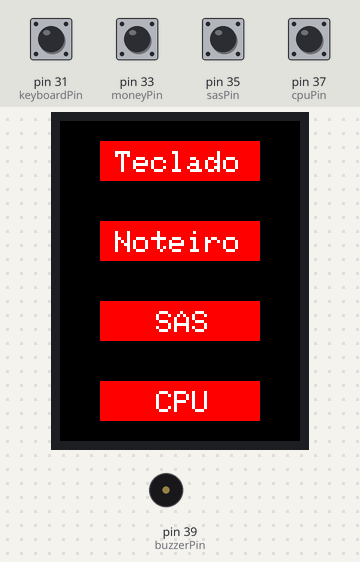
A sketch run on a simulated Arduino Mega 2560, built with avr-gcc and run on an emulated ATmega2560. Shown: 240×320 colour display, buzzer (waves = sounding, pin HIGH). Inputs (shaded band) come from the test bench; at power-on: pin 31 (keyboardPin), pin 33 (moneyPin), pin 35 (sasPin), pin 37 (cpuPin) HIGH. What the sketch prints to the serial monitor is not drawn.

Above: at 9.0 s.
9.1 s: pin 31 (keyboardPin) pulled LOW for 0.15 s
At 9.21 s:
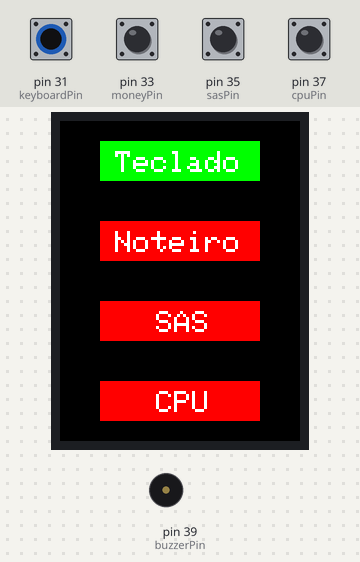
10.7 s: pin 33 (moneyPin) pulled LOW for 0.15 s
At 10.81 s:
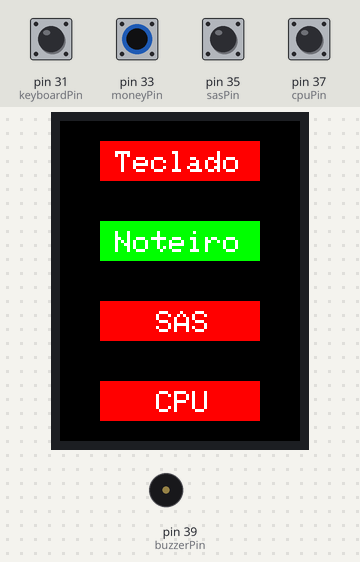
12.3 s: pin 35 (sasPin) pulled LOW for 0.15 s
At 12.41 s:
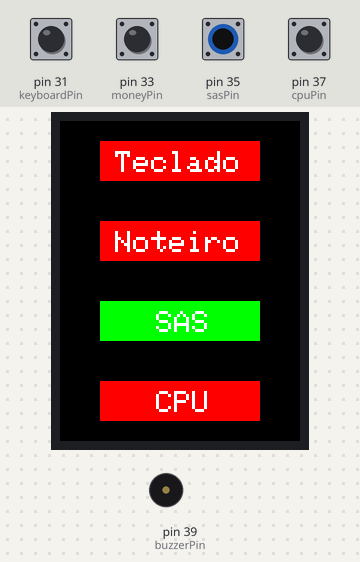
13.9 s: pin 37 (cpuPin) pulled LOW for 0.15 s
At 14.01 s:
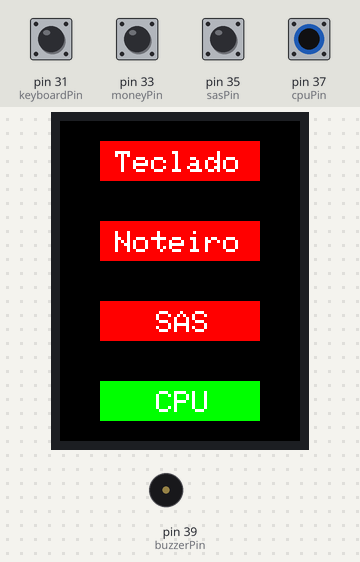
Timing chart, 0 to 16.5 s (numbered marks = the images above; inputs shaded):
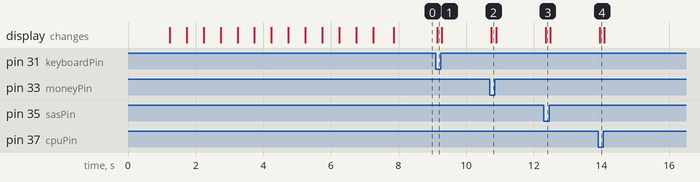

The sketch:

Ajuste-de-Sensores-TFT.ino
```cpp
#include <Adafruit_GFX.h>
#include <MCUFRIEND_kbv.h>
MCUFRIEND_kbv tft;
#include "DHT.h"
#define DHTPIN 21
#define DHTTYPE DHT11
DHT dht(DHTPIN, DHTTYPE);

#define BLACK   0x0000
#define BLUE    0x001F
#define RED     0xF800
#define GREEN   0x07E0
#define YELLOW  0xFFE0
#define WHITE   0xFFFF

#define LIGADO  0x07E0
#define DESLIGADO 0xF800

#define keyboardPin 31
#define moneyPin    33
#define sasPin      35
#define cpuPin      37
#define buzzerPin   39

int keyboardState = 0;
int lastKeyboardState = 1;

int moneyState = 0;
int lastMoneyState= 1;

int sasState = 0;
int lastSASState = 1;

int cpuState = 0;
int lastCPUState = 1;

long corBot[4] = {DESLIGADO, DESLIGADO, DESLIGADO, DESLIGADO};

void setup(void)
{
    Serial.begin(9600);

    pinMode(keyboardPin, INPUT_PULLUP);
    pinMode(moneyPin, INPUT_PULLUP);
    pinMode(sasPin, INPUT_PULLUP);
    pinMode(cpuPin, INPUT_PULLUP);

    pinMode(buzzerPin, OUTPUT);

    dht.begin();
    tft.begin(0x9341);
    tft.fillScreen(BLACK);
    tft.setTextColor(YELLOW, BLACK);
    tft.setTextSize(2);
    IntroScreen();

    tft.setTextColor(WHITE);
    tft.setTextSize (3);

    tft.fillRect  (40, 20 , 160, 40, corBot[0]);
    tft.setCursor(55, 30);
    tft.println("Teclado");

    tft.fillRect  (40, 100, 160, 40, corBot[1]);
    tft.setCursor(55, 110);
    tft.println("Noteiro");

    tft.fillRect  (40, 180, 160, 40, corBot[2]);
    tft.setCursor(60, 190);
    tft.println("  SAS");

    tft.fillRect  (40, 260, 160, 40, corBot[3]);
    tft.setCursor(60, 270);
    tft.println("  CPU");
}

void loop() {
  check_buttons();

  draw_Buttons();
}

void IntroScreen() {
  tft.setCursor (70, 60);
  tft.setTextSize (5);
  tft.setTextColor(RED);
  tft.println("NVC");
  tft.setTextColor(WHITE);
  tft.setTextSize (3);
  tft.setCursor (30, 140);
  tft.println("Ajuste");
  tft.setCursor (30, 180);
  tft.println("de");
  tft.setCursor (30, 220);
  tft.println("Sensores");

  NVC_logo_drawing(5, 500);

  tft.fillScreen(BLACK);
}

void NVC_logo_drawing(int loops, int flashDelay){
    while(loops != 0){
    delay(flashDelay);
    tft.setCursor (70, 60);
    tft.setTextSize (5);
    tft.setTextColor(RED);
    tft.println("NVC");
    delay(flashDelay);
    tft.setCursor (70, 60);
    tft.setTextSize (5);
    tft.setTextColor(GREEN);
    tft.println("NVC");
    delay(flashDelay);
    tft.setCursor (70, 60);
    tft.setTextSize (5);
    tft.setTextColor(BLUE);
    tft.println("NVC");

    loops--;
  }
}

void check_buttons(){
  keyboardState = digitalRead(keyboardPin);
  moneyState = digitalRead(moneyPin);
  sasState = digitalRead(sasPin);
  cpuState = digitalRead(cpuPin);

  Serial.print("Last: ");
  Serial.print(lastKeyboardState);
  Serial.print("; Current: ");
  Serial.print(keyboardState);
  Serial.println(" ");

  if(keyboardState == LOW){
    corBot[0] = LIGADO;
  }
  else{
    corBot[0] = DESLIGADO;
  }

  if(moneyState == LOW){
    corBot[1] = LIGADO;
  }
  else{
    corBot[1] = DESLIGADO;
  }

  if(sasState == LOW){
    corBot[2] = LIGADO;
  }
  else{
    corBot[2] = DESLIGADO;
  }

  if(cpuState == LOW){
    corBot[3] = LIGADO;
  }
  else{
    corBot[3] = DESLIGADO;
  }
}

void draw_Buttons() {
  tft.setTextColor(WHITE);
  tft.setTextSize (3);

  if (lastKeyboardState != keyboardState){
    tft.fillRect  (40, 20 , 160, 40, corBot[0]);
    tft.setCursor(55, 30);
    tft.println("Teclado");
    lastKeyboardState = keyboardState;
  }
  if (lastMoneyState != moneyState){
    tft.fillRect  (40, 100, 160, 40, corBot[1]);
    tft.setCursor(55, 110);
    tft.println("Noteiro");
    lastMoneyState = moneyState;
  }
  if (lastSASState != sasState){
    tft.fillRect  (40, 180, 160, 40, corBot[2]);
    tft.setCursor(60, 190);
    tft.println("  SAS");
    lastSASState = sasState;
  }
  if (lastCPUState != cpuState){
    tft.fillRect  (40, 260, 160, 40, corBot[3]);
    tft.setCursor(60, 270);
    tft.println("  CPU");
    lastCPUState = cpuState;
  }
}
```

Measured:
- after the input at 9.1 s, the display: changes after 0.05 s (image 1)
- after the input at 10.7 s, the display: changes after 0.05 s (image 2)
- after the input at 12.3 s, the display: changes after 0.05 s (image 3)
- after the input at 13.9 s, the display: changes after 0.05 s (image 4)
